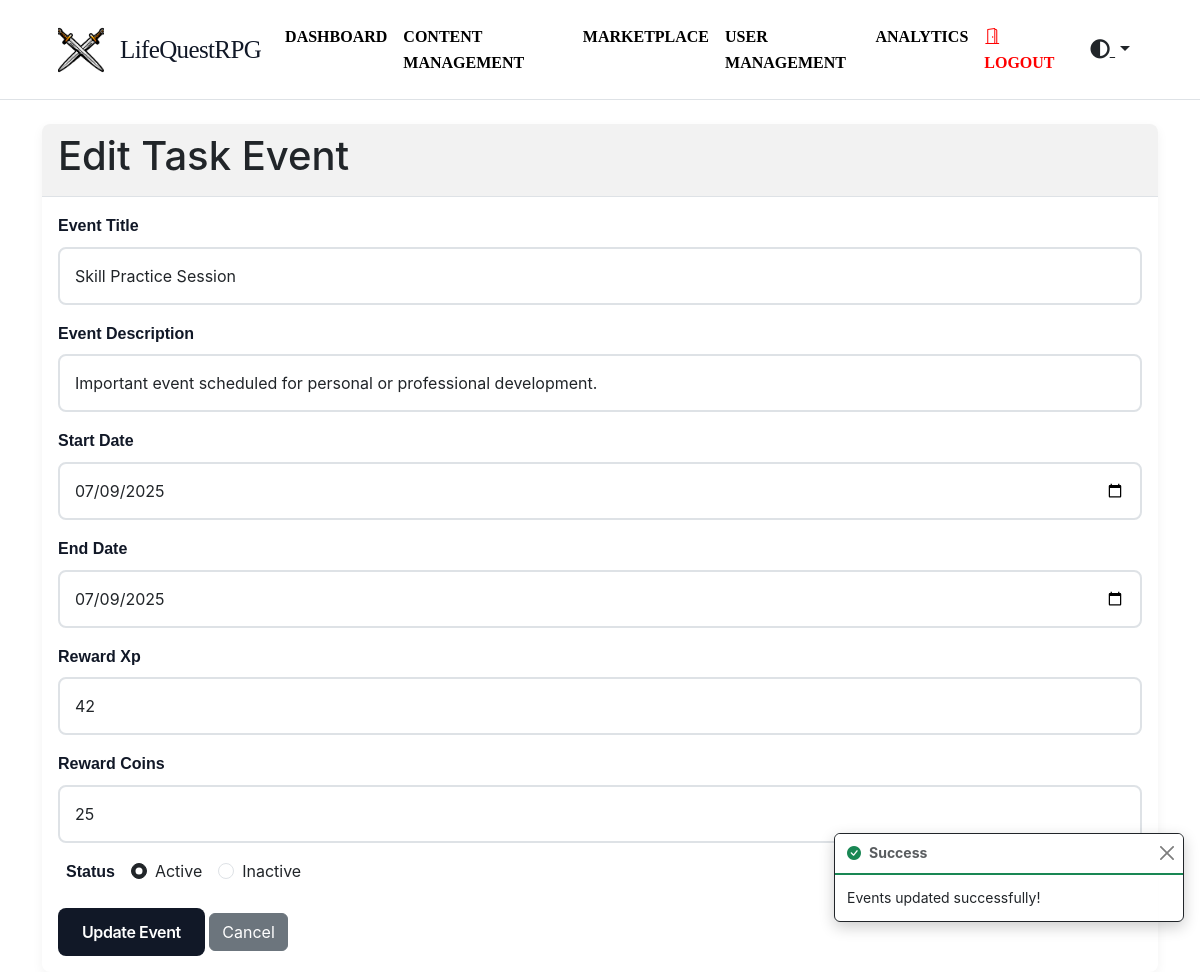
Screenshot of /taskevents/229/edit (signed in) with the database file from the repository.
### tables this page shows
CREATE TABLE `user_event` (
  `id` int NOT NULL,
  `user_id` int NOT NULL,
  `event_name` varchar(255) NOT NULL,
  `event_description` text NOT NULL,
  `start_date` timestamp NOT NULL DEFAULT CURRENT_TIMESTAMP,
  `end_date` timestamp NULL DEFAULT NULL,
  `reward_xp` int NOT NULL DEFAULT '0',
  `reward_coins` int NOT NULL DEFAULT '0',
  `status` enum('active','inactive') DEFAULT 'active',
  `created_at` timestamp NOT NULL DEFAULT CURRENT_TIMESTAMP,
  `updated_at` timestamp NOT NULL DEFAULT CURRENT_TIMESTAMP ON UPDATE CURRENT_TIMESTAMP
);

### app/Controllers/TaskEventController.php (called while the page is built, shortened)
<?php
class TaskEventController extends Controller
{
  protected $TaskEventModel;
  public function __construct()
  {
    $this->TaskEventModel = new TaskEvent();
  }
  public function edit($event_id)
  {
    $taskEvent = $this->TaskEventModel->findBy('id', $event_id);
    return $this->view('taskevents/edit', [
      'title' => 'Edit Task Event',
      'taskEvent' => $taskEvent,
    ]);
  }
}

### app/Core/Router.php (called while the page is built, shortened)
<?php
class Router
{
  protected $routes = [
    'GET' => [],
    'POST' => [],
    'PUT' => [],
    'DELETE' => []
  ];
  public function get(string $uri, array $controller, array $middleware = [])
  {
    $this->routes['GET'][$uri] = [
      'controller' => $controller,
      'middleware' => $middleware
    ];
    return $this;
  }
  public function post(string $uri, array $controller, array $middleware = [])
  {
    $this->routes['POST'][$uri] = [
      'controller' => $controller,
      'middleware' => $middleware
    ];
    return $this;
  }
  public function put(string $uri, array $controller, array $middleware = [])
  {
    $this->routes['PUT'][$uri] = [
      'controller' => $controller,
      'middleware' => $middleware
    ];
    return $this;
  }
  public function delete(string $uri, array $controller, array $middleware = [])
  {
    $this->routes['DELETE'][$uri] = [
      'controller' => $controller,
      'middleware' => $middleware
    ];
    return $this;
  }
  public function dispatch(string $uri, string $method)
  {
    $uri = $this->removeQueryString($uri);
    foreach ($this->routes[$method] as $route => $config) {
      if ($this->matchRoute($route, $uri)) {
        return $this->callAction(
          $config['controller'][0],
          $config['controller'][1]
        );
      }
    }
    throw new Exception("No route defined for {$uri} with method {$method}");
  }
  protected function matchRoute(string $route, string $uri)
  {
    if (strpos($route, '{') === false) {
      return false;
    }
    $pattern = preg_replace('/{([a-zA-Z0-9_]+)}/', '([^/]+)', $route);
    $pattern = '#^' . $pattern . '$#';
    if (preg_match($pattern, $uri, $matches)) {
      return true;
    }
    return false;
  }
  protected function removeQueryString(string $uri)
  {
    return parse_url($uri, PHP_URL_PATH) ?? $uri;
  }
  protected function callAction(string $controller, string $action)
  {
    $controller = new $controller();
    $params = [];
    foreach ($_GET as $key => $value) {
      if ($key !== 'url') {
        $params[] = $value;
      }
    }
    return call_user_func_array([$controller, $action], $params);
  }
}

### web/bootstrap.php (called while the page is built, shortened)
<?php
$config = require_once __DIR__ . '/../config/config.php';
$database = require_once __DIR__ . '/../config/database.php';
$router = new Router();
$uri = $_SERVER['REQUEST_URI'] ?? '/';
$method = $_SERVER['REQUEST_METHOD'] ?? 'GET';
try {
  $router->dispatch($uri, $method);
} catch (Exception $e) {
  if ($config['debug']) {
    echo '<h1>Error</h1>';
    echo '<p>' . $e->getMessage() . '</p>';
    echo '<pre>' . $e->getTraceAsString() . '</pre>';
  } else {
    http_response_code(404);
    require_once __DIR__ . '/../app/Views/errors/404.php';
  }
}

### public/index.php (called while the page is built, shortened)
<?php
require_once ROOT_PATH . '/web/bootstrap.php';
?>

### app/Core/Database.php (called while the page is built, shortened)
<?php
class Database
{
  protected $pdo;
  protected $statement;
  public function __construct(array $config)
  {
    $dsn = "mysql:host={$config['host']};dbname={$config['database']};charset={$config['charset']}";
    $options = [
      PDO::ATTR_ERRMODE => PDO::ERRMODE_EXCEPTION,
      PDO::ATTR_DEFAULT_FETCH_MODE => PDO::FETCH_ASSOC,
      PDO::ATTR_EMULATE_PREPARES => false,
    ];
    try {
      $this->pdo = new PDO($dsn, $config['username'], $config['password'], $options);
    } catch (PDOException $e) {
      throw new PDOException($e->getMessage(), (int) $e->getCode());
    }
  }
  public function query(string $sql)
  {
    $this->statement = $this->pdo->prepare($sql);
    return $this;
  }
  public function bind(array $parameters)
  {
    foreach ($parameters as $key => $value) {
      if (is_array($value)) {
        $value = json_encode($value);
        $paramType = PDO::PARAM_STR;
      } else {
        $paramType = is_int($value) ? PDO::PARAM_INT : PDO::PARAM_STR;
      }
      $this->statement->bindValue(
        is_numeric($key) ? $key : $key,
        $value,
        $paramType
      );
    }
    return $this;
  }
  public function execute()
  {
    $this->statement->execute();
    return $this;
  }
  public function fetch()
  {
    return $this->statement->fetch();
  }
}
?>

### app/Core/Model.php (called while the page is built, shortened)
<?php
abstract class Model
{
  protected static $db;
  protected static $table;
  public static function setDatabase(Database $database)
  {
    self::$db = $database;
  }
  public function findBy(string $column, $value)
  {
    return self::$db->query("SELECT * FROM " . static::$table . " WHERE {$column} = ?")
      ->bind([1 => $value])
      ->execute()
      ->fetch();
  }
}

### app/Views/taskevents/edit.php (the view, shortened to what this page needs)
<div class="card">
  <div class="card-header">
    <h1><?= $title ?></h1>
  </div>
  <div class="card-body">
    <form method="POST" action="/taskevents/<?= $taskEvent['id'] ?>" enctype="multipart/form-data">
      <div class="mb-3">
        <label for="eventName" class="form-label">Event Title</label>
        <input type="text" class="form-control" id="eventName" name="eventName" value="<?= $taskEvent['event_name'] ?>"
          required>
      </div>
      <div class="mb-3">
        <label for="eventDescription" class="form-label">Event Description</label>
        <input type="text" class="form-control" id="eventDescription" name="eventDescription"
          value="<?= $taskEvent['event_description'] ?>">
      </div>
      <div class="mb-3">
        <label for="startDate" class="form-label">Start Date</label>
        <input type="date" class="form-control" id="startDate" name="startDate"
          value="<?= date('Y-m-d', strtotime($taskEvent['start_date'])) ?>" required>
      </div>
      <div class="mb-3">
        <label for="endDate" class="form-label">End Date</label>
        <input type="date" class="form-control" id="endDate" name="endDate"
          value="<?= date('Y-m-d', strtotime($taskEvent['end_date'])) ?>" required>
      </div>
      <div class="mb-3">
        <label for="rewardXp" class="form-label">Reward Xp</label>
        <input type="number" class="form-control" id="rewardXp" name="rewardXp" value="<?= $taskEvent['reward_xp'] ?>"
          required>
      </div>
      <div class="mb-3">
        <label for="rewardCoins" class="form-label">Reward Coins</label>
        <input type="number" class="form-control" id="rewardCoins" name="rewardCoins"
          value="<?= $taskEvent['reward_coins'] ?>" required>
      </div>
      <div class="mb-3 d-flex flex-row">
        <label class="form-label mx-2">Status</label>
        <div class="form-check mx-2">
          <input class="form-check-input" type="radio" name="status" id="statusActive" value="1"
            <?= $taskEvent['status'] == 'active' ? 'checked' : '' ?> required>
          <label class="form-check-label" for="status">Active</label>
        </div>
        <div class="form-check mx-2">
          <input class="form-check-input" type="radio" name="status" id="statusInactive" value="0"
            <?= $taskEvent['status'] == 'inactive' ? 'checked' : '' ?>>
          <label class="form-check-label" for="status">Inactive</label>
        </div>
      </div>
      <button type="submit" class="btn btn-primary">Update Event</button>
      <a href="/taskevents" class="btn btn-secondary">Cancel</a>
    </form>
  </div>
</div>

### public/assets/css/style.css (style rules this page uses)
:root { --primary-color: #111827; --secondary-color: #ffffff; --accent-color: #4b5563; --text-color: #374151; --background-color: #ffffff; --border-color: #e5e7eb; }
body { font-family: 'Inter', -apple-system, BlinkMacSystemFont, 'Segoe UI', Roboto, sans-serif; line-height: 1.6; color: var(--text-color); background-color: var(--background-color); -webkit-font-smoothing: antialiased; }
.btn-primary { background-color: var(--primary-color); border: none; color: var(--secondary-color); padding: 0.75rem 1.5rem; font-weight: 600; letter-spacing: -0.025em; border-radius: 0.5rem; transition: all 0.2s ease; }
.card { border: none; border-radius: 8px; overflow: hidden; box-shadow: 0 4px 12px rgba(0, 0, 0, 0.05); }
.form-check-input:checked { background-color: #212529; border-color: #212529; }

### public/assets/css/navbar.css (style rules this page uses)
body.theme-light { --bg-primary: #ffffff; --bg-secondary: #f8f9fa; --text-primary: #212529; --text-secondary: #6c757d; --border-color: #dee2e6; --card-bg: #ffffff; --card-border: #dee2e6; --navbar-bg: #ffffff; --sidebar-bg: #f8f9fa; --box-shadow: 0 4px 8px rgba(0, 0, 0, 0.1); }

### public/assets/css/themes.css (style rules this page uses)
body.theme-light { --bg-primary: #ffffff; --bg-secondary: #f8f9fa; --text-primary: #212529; --text-secondary: #6c757d; --border-color: #dee2e6; --card-bg: #ffffff; --card-border: #dee2e6; --navbar-bg: #ffffff; --sidebar-bg: #f8f9fa; --box-shadow: 0 4px 8px rgba(0, 0, 0, 0.1); --input-bg: #fff; --input-text: #212529; --input-placeholder: #6c757d; --input-focus-bg: #fff; --input-focus-border: #86b7fe; }
body.color-default { --accent-color: #212529; --accent-color-hover: #16181b; --accent-color-rgb: 33, 37, 41; --accent-color-light: rgba(33, 37, 41, 0.1); --accent-color-border: rgba(33, 37, 41, 0.3); }
html, body { transition: background-color 0.3s ease, color 0.3s ease, border-color 0.3s ease, box-shadow 0.3s ease; }
html [class*="form-"], html .card, html .btn, html .navbar, html .list-group-item, html .dropdown-menu, html .alert { transition: background-color 0.3s ease, color 0.3s ease, border-color 0.3s ease, box-shadow 0.3s ease; }
body { background-color: var(--bg-primary); color: var(--text-primary); }
.card { background-color: var(--card-bg); border-color: var(--card-border); color: var(--text-primary); }
.card-header { background-color: rgba(0, 0, 0, 0.05); border-bottom: 1px solid var(--border-color); }
.form-control, .form-select { background-color: var(--input-bg); border-color: var(--border-color); color: var(--input-text); }

### public/assets/css/login.css (style rules this page uses)
:root { --primary-color: var(--text-primary, #111827); --secondary-color: var(--bg-primary, #ffffff); --accent-color: var(--accent-color, #4b5563); --text-color: var(--text-primary, #374151); --background-color: var(--bg-primary, #ffffff); --border-color: #e5e7eb; --highlight-color: #2196F3; }
.form-label { font-weight: 600; color: var(--primary-color); margin-bottom: 8px; font-family: 'Pixelify Sans', sans-serif; }
.form-control { border: 2px solid var(--border-color); border-radius: 8px; padding: 15px; transition: all 0.3s ease; background-color: var(--input-bg, rgba(255, 255, 255, 0.8)); color: var(--input-text, inherit); }

### rows the page displays
user_event: eventName "Skill Practice Session", eventDescription "Important event scheduled for personal or professional development.", startDate "07/09/2025", endDate "07/09/2025", rewardXp "42", rewardCoins "25", status "☑"

### other values shown
$title "Edit Task Event"
$_SESSION['success'] "Events updated successfully!"
